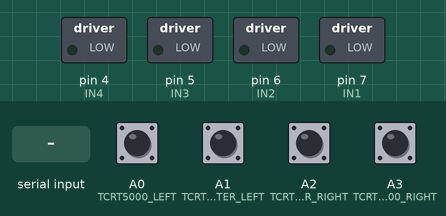
Recording of a sketch running on a simulated Arduino Uno, built with avr-gcc and run on an emulated ATmega328P. On the bench: switched loads named in the sketch (green lamp = pin HIGH). The test bench sets the inputs (shaded band); at power-on: A0 (TCRT5000_LEFT), A1 (TCRT5000_CENTER_LEFT), A2 (TCRT5000_CENTER_RIGHT), A3 (TCRT5000_RIGHT) LOW. What the sketch prints to the serial monitor is not drawn.

Above: at 1.2 s.
1.3 s: A1 (TCRT5000_CENTER_LEFT) pulled HIGH for 0.15 s
At 1.7 s:
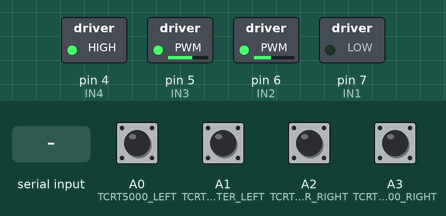
2.9 s: A2 (TCRT5000_CENTER_RIGHT) pulled HIGH for 0.15 s
At 4.1 s:
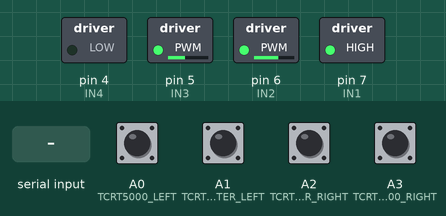
4.5 s: "stop\n" received over Serial
At 5.5 s:
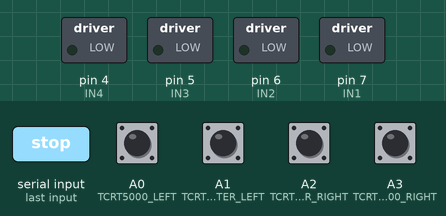
Timing chart, 0 to 7.5 s (numbered marks = the images above; inputs shaded):
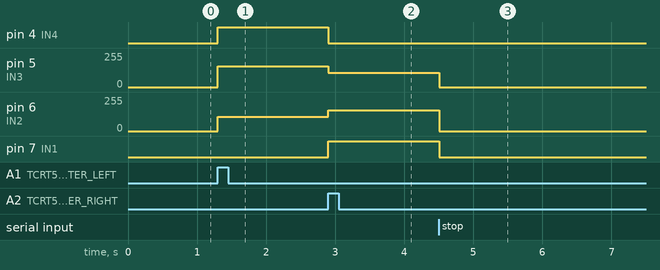

Measured:
- after the input at 1.3 s, pin 4 (IN4): LOW → HIGH at once; pin 5 (IN3): 0/255 → 155/255 at once; pin 6 (IN2): 0/255 → 108/255 at once
- after the input at 2.9 s, pin 4 (IN4): HIGH → LOW at once; pin 5 (IN3): 155/255 → 108/255 at once; pin 6 (IN2): 108/255 → 155/255 at once; pin 7 (IN1): LOW → HIGH at once
- after the input at 4.5 s, pin 5 (IN3): 108/255 → 0/255 at once; pin 6 (IN2): 155/255 → 0/255 at once; pin 7 (IN1): HIGH → LOW at once

The sketch:

arduino.ino
```cpp
#define TCRT5000_LEFT A0
#define TCRT5000_CENTER_LEFT A1
#define TCRT5000_CENTER_RIGHT A2
#define TCRT5000_RIGHT A3
#define IN1 7
#define IN2 6
#define IN3 5
#define IN4 4
#define ENA 11
#define ENB 10
#define MAX_SPEED 255  //từ 0-255
#define MIN_SPEED 0
String navigation_sign = "NULL";
bool setup_sent = false;
int sign_stop = 0;

void setup() {
  pinMode(IN1, OUTPUT);
  pinMode(IN2, OUTPUT);
  pinMode(IN3, OUTPUT);
  pinMode(IN4, OUTPUT);
  pinMode(TCRT5000_LEFT, INPUT);
  pinMode(TCRT5000_CENTER_LEFT, INPUT);
  pinMode(TCRT5000_RIGHT, INPUT);
  pinMode(TCRT5000_CENTER_RIGHT, INPUT);
  Serial.begin(9600);
  setup_sent = false;
}

void motor_Dung() {
  digitalWrite(IN1, LOW);
  digitalWrite(IN2, LOW);
  digitalWrite(IN3, LOW);
  digitalWrite(IN4, LOW);
}

void motor_Tien(int level) {  // Cả 2 motor tiến cùng chiều

  int speed = MAX_SPEED - constrain(level, MIN_SPEED, MAX_SPEED);

  digitalWrite(IN1, HIGH);
  digitalWrite(IN4, HIGH);

  analogWrite(IN2, speed);
  analogWrite(IN3, speed);
}

void motor_Phai(int level, int max, int min) {
  int speed = MAX_SPEED - constrain(level, MIN_SPEED, MAX_SPEED);
  digitalWrite(IN1, HIGH);
  analogWrite(IN2, speed);
  analogWrite(IN3, speed * 0.7);
  digitalWrite(IN4, LOW);
}

void motor_Trai(int level, int max, int min) {
  int speed = MAX_SPEED - constrain(level, MIN_SPEED, MAX_SPEED);

  digitalWrite(IN1, LOW);
  analogWrite(IN2, speed * 0.7);
  analogWrite(IN3, speed);
  digitalWrite(IN4, HIGH);
}

void motor_Lui(int level) {  // Cả 2 motor lùi cùng chiều

  int speed = MAX_SPEED - constrain(level, MIN_SPEED, MAX_SPEED);
  digitalWrite(IN1, LOW);
  analogWrite(IN2, speed);
  analogWrite(IN3, speed);
  digitalWrite(IN4, LOW);
}


void controlNavigation() {
  int analog_left = digitalRead(TCRT5000_LEFT);
  int analog_right = digitalRead(TCRT5000_RIGHT);
  int analog_center_left = digitalRead(TCRT5000_CENTER_LEFT);
  int analog_center_right = digitalRead(TCRT5000_CENTER_RIGHT);

  unsigned long startTime = millis();

  if (analog_left == 1 && navigation_sign.equals("left")) {
    delay(350);
    while (millis() - startTime < 550) {  // Giữ trạng thái rẽ trong 4 giây
      motor_Trai(100, 200, 0);
    }
    navigation_sign = "straight";
  } else if (analog_right == 1 && navigation_sign.equals("right")) {
    delay(350);
    while (millis() - startTime < 550) {  // Giữ trạng thái rẽ trong 4 giây
      motor_Phai(100, 200, 0);
    }
    navigation_sign = "straight";
  } else if (analog_center_right == 1 && analog_center_left == 0) {
    motor_Phai(100, 200, 0);
    delay(30);
    //Move Right
  } else if (analog_center_right == 0 && analog_center_left == 1) {
    motor_Trai(100, 200, 0);  //Move Left
    delay(30);
  } else if (analog_center_right == 1 && analog_center_left == 1) {
    if (navigation_sign.equals("straight")) {
      setup_sent = false;
    }
    if (navigation_sign.equals("stop") && sign_stop < 15) {
      sign_stop = 0;
      motor_Dung();
    } else motor_Tien(40);
  } else if (navigation_sign.equals("stop")) {
    sign_stop = 0;
    motor_Dung();
  }
  sign_stop++;
}
int timeout = 0;
void loop() {

  controlNavigation();

  if (!setup_sent) {
    Serial.println("setUp");  // Gửi lệnh setup đến Raspberry
    setup_sent = true;        // Đánh dấu đã gửi
  }

  if (Serial.available()) {
    String received = Serial.readStringUntil('\n');
    navigation_sign = received;
  }

}
```
